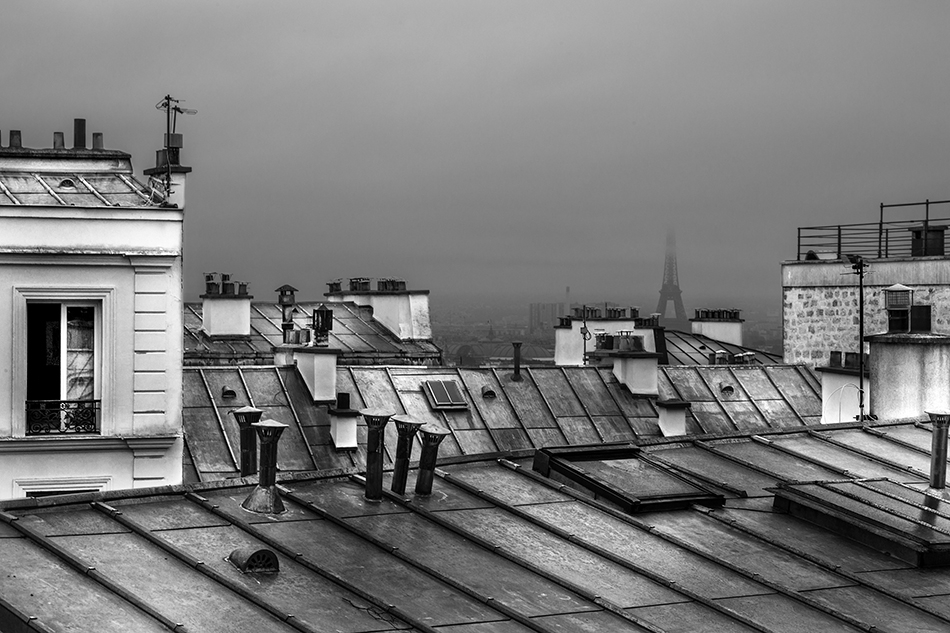
#> input picture TD/TD6/toits.jpg, 950 x 633 px
$ jupyter execute --allow-errors 'TP6 - Denoising-Exercices.ipynb'   (shell and % lines are left out)   (older library calls are emulated)
#> lines starting #> are read from the running program, lines starting #| are printed output that depends on the picture; long printed decimals are rounded
## In this TD, we consider simple denoising algorithms, such as the ones considered in the lectures.

### We implement the four following methods:

1. Use of a high-pass filter as a Gaussian and select experimentally the best standard deviation.
2. Use of hard-thresholding in the Fourier basis and select the best threshold.
3. Use of hard-thresholding in the Wavelet basis and select the best threshold.
4. Use of cycle-spinning and hard-thresholding in wavelet basis.
5. Replace hard with soft-thresholding in the previous experiments.

[cell 1]
from __future__ import division
import scipy.misc
import numpy as np
import scipy as sp
import scipy.fftpack as ft
import imageio
%pylab inline

[cell 2]
# load an image
import imageio as imio
colored_image = imio.imread('toits.jpg')
#> colored_image is the input picture: shape (633, 950, 3); min 0, max 255, mean 121.3
print(colored_image.shape)
#| (633, 950, 3)
n = colored_image.shape[0]-1
#> n = 632
n = 512
image = np.sum(colored_image*[0.21, 0.72 ,0.07],axis=-1)[:n,200:200+n]
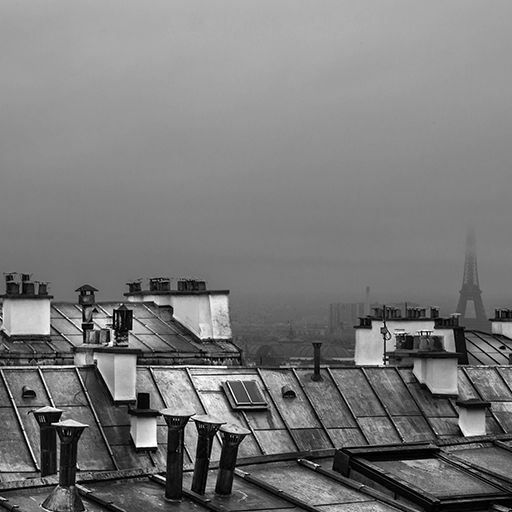
#> image: shape (512, 512) float64; min 0, max 255, mean 122.3

plt.figure(figsize = (10,10))
plt.subplot(1,2,1)
plt.gray()
#cropped = image[n:n+64,n:n + 64]
plt.title(" Grey Level Image " + str(np.shape(image)))
cropped = image
plt.imshow(colored_image)
print(np.mean(cropped),np.std(cropped),(np.min(cropped)))
#| 122.323 46.800 0.0
print(image.shape)
#| (512, 512)
image0 = np.copy(image)

### Below are implemented the Gaussian noise and a version of the salt noise. The generative model is thus
\begin{equation}
I_{\text{observed}} = I_{true} + \text{GaussianNoise}\,.
\end{equation}
A denoiser is a map $\text{Denoise}$ that takes as input an image and output an image. It can be a linear map as in the case of the gaussian smoothing (first method you have to implement). Or, it can be a non-linear method as the case of hard-thresholding.

In order to select a good value (of the standard deviation in the case of the gaussian denoiser, or the threshold for the hard-thresholding method) for the denoisers, we propose to use the SNR function implemented below.

[cell 3]
def snr(x, y):
    s =  np.linalg.norm(x - y)
    if s == 0:
        return "Equal inputs"
    return 20 * np.log10(np.linalg.norm(x) /s)

#signal divisé par bruit donc il faut qu'il soit grand

[cell 4]
## Add some noise to the image
def clamp(x):
    temp =  255*(x>255) + x * (x<255)
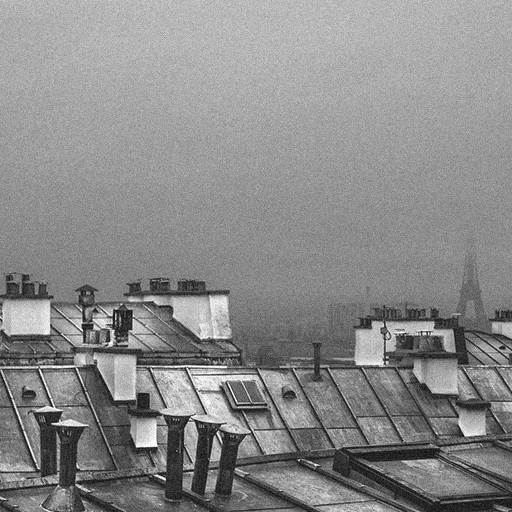
#> temp: shape (512, 512) float64; min -36.32, max 255, mean 122.3; drawn with min black and max white
    return temp * (x>0)

def GaussianNoise(image,sigma):
    return clamp(image + sigma*np.random.randn(image.shape[0],image.shape[1]))

def SaltNoise(image,sigma):
    return clamp(image + sigma*(np.random.randn(image.shape[0],image.shape[1])>0))

sigma = 10.0
noisy_image  = clamp(image + sigma*np.random.randn(image.shape[0],image.shape[1]))
print(np.min(noisy_image))
#| -0.0
plt.imshow(noisy_image)

### Below is implemented a convolution and the Gaussian filter.

[cell 5]
cconv1 = lambda a,b : real(ifft2(fft2(a)*fft2(b)))
normalize = lambda h : h/sum(h.flatten())
t = transpose( concatenate( (arange(0,n/2), arange(-n/2,0) ) ) )
[Y,X] = meshgrid(t, t)
hh = lambda mu: normalize(exp(-(X**2 + Y**2)/ (2*mu**2)))
mu = 10
plt.figure()
plt.subplot(1,2, 1)
plt.imshow(fftshift(hh(mu)))
title('h')
plt.subplot(1,2, 2)
plt.imshow(fftshift(real(fft2(hh(mu)))))
plt.title('$\hat h$');

### Here we implement the denoiser associated with this smoothing.
denoise = lambda x,mu : cconv1(hh(mu), x)
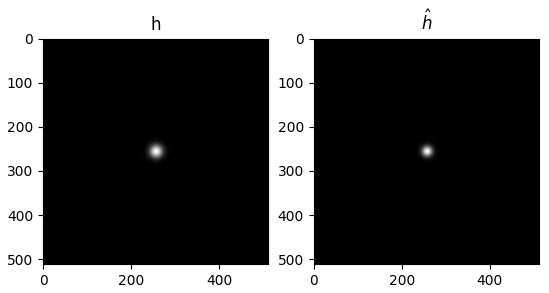
#> figure drawn by matplotlib, 2 panels

### Q1: Compare the results of this denoiser when varying the standard deviation of the filter. For that you can use the signal to noise ratio implemented above to compare the results. Vary the noise level and show the optimal denoised result.

[cell 6]
snrValues = []

aRange = np.arange(1,5,0.2)

for mu in aRange:
    denoised = denoise(noisy_image,mu)
    snrValues.append(round(snr(noisy_image, denoised),4))
#> this loop made 20 passes
#> s in snr on passes 1 to 12: 7401.5, 8232.8, 8883.7, 9412.6, 9854.8, 10234, 10566.2, 10862.6, 11131.4, 11378.3, 11607.5, 11822.2
#> pass 1, `denoised = denoise(noisy_image,mu)`:
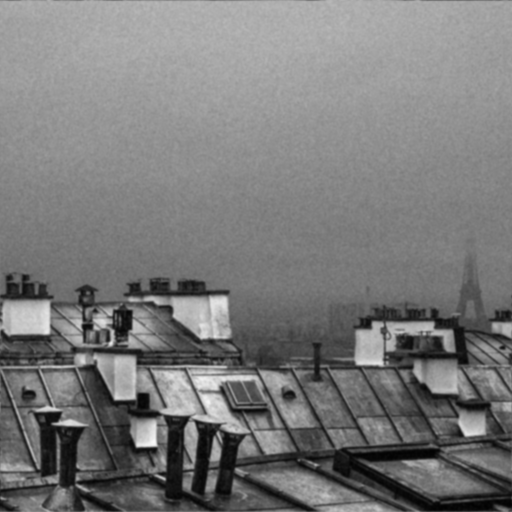
#> denoised: shape (512, 512) float64; min 2, max 249.7, mean 122.4
#> after the loop, snrValues = [19.17, 18.24, 17.58, 17.08, 16.68, 16.35, 16.08, 15.84, 15.62, 15.43, 15.26, 15.1, 14.95, 14.82, 14.69, 14.56, 14.45, 14.34, 14.24, 14.14]

plt.figure(figsize=(20,20))
plt.subplot(131)
plt.imshow(noisy_image)
plt.subplot(132)
plt.imshow(denoised)
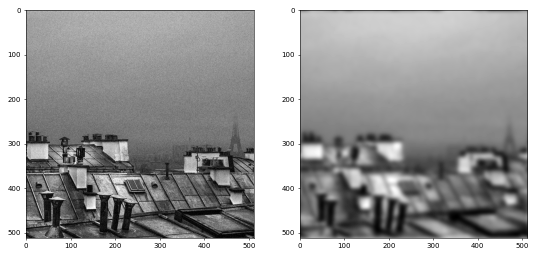
#> figure drawn by matplotlib, 2 panels

[cell 7]
snrMin = np.array(snrValues).min()
#> snrMin = 14.14
snrMax = np.array(snrValues).max()
#> snrMax = 19.17
plt.hist(snrValues)
plt.show()
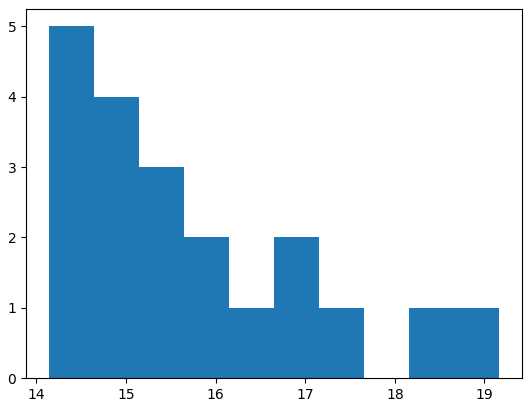
#> figure drawn by matplotlib, 1 panel; tallest bar 5 high, from x = 14.14 to 14.64

### Below is plotted the graph of the hard-thresholding function that you are going to apply to different descriptions of the image:
1. In the Fourier basis,
2. In the wavelet basis.

### We also propose the soft-thresholding implemented below.

[cell 8]
def HardThresholding(u,t):
    return u*(abs(u)>t)
alpha = linspace(-3,3,1000)
plot(alpha, HardThresholding(alpha,1))
axis('equal');
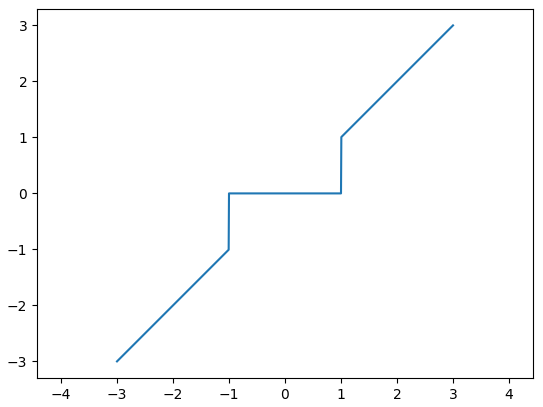
#> figure drawn by matplotlib, 1 panel; curve peaks at x = 3, y = 3

[cell 9]
def SoftThresholding(u,t):
    return maximum(1-t/abs(u), 0)*u
alpha = linspace(-3,3,1000)
plot(alpha, SoftThresholding(alpha,1))
axis('equal');
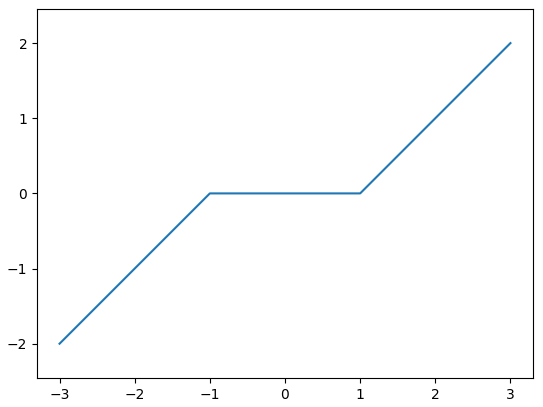
#> figure drawn by matplotlib, 1 panel; curve peaks at x = 3, y = 2
